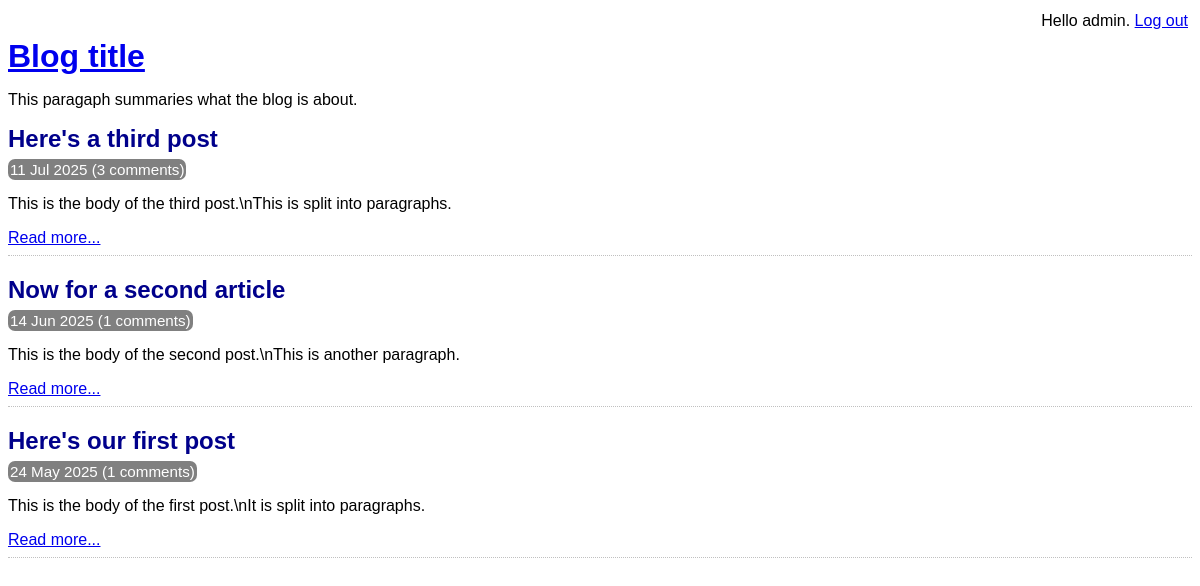
The app's page /index.php (signed in) with its own data.
### tables this page shows
CREATE TABLE post (
    id INTEGER PRIMARY KEY AUTOINCREMENT NOT NULL,
    title VARCHAR NOT NULL,
    body VARCHAR NOT NULL,
    user_id INTEGER NOT NULL,
    created_at VARCHAR NOT NULL,
    updated_at VARCHAR,
    FOREIGN KEY (user_id) REFERENCES user(id)
);

### lib/common.php (called while the page is built, shortened)
<?php
function htmlEscape($html)
{
    return htmlspecialchars($html, ENT_HTML5, 'UTF-8');
}
function convertSqlDate($sqlDate)
{
    $date = DateTime::createFromFormat('!Y-m-d', $sqlDate);
    return $date->format('d M Y');
}
function countCommentsForPost(PDO $pdo,$postId){
$sql="
SELECT
COUNT(*) c
FROM  comment
WHERE post_id=:post_id
";
$stmt=$pdo->prepare($sql);
$stmt->execute(array('post_id'=>$postId));
return (int) $stmt->fetchColumn();
}
?>

### index.php (the view, shortened to what this page needs)
<?php
require 'lib/common.php';
try{
$pdo=getPDO();
$stmt = $pdo->query(
    'SELECT
       id, title, created_at, body
    FROM
        post
    ORDER BY
        created_at DESC'
);
}catch(PDOException $e){
die('Database error: ' . $e->getMessage());
};
?>
<!DOCTYPE html>
<html lang="en">
    <head>
     <?php  require 'templates/head.php'?>
        </head>
    <body>
    <header>
                <?php require 'templates/title.php' ?>
        </header>
        <div class="post-list">
            <?php while ($row = $stmt->fetch(PDO::FETCH_ASSOC)): ?>
                <div class="post-synopsis">
                    <h2>
                        <?php echo htmlEscape($row['title']) ?>
                    </h2>
                    <div class="meta">
                        <?php echo convertSqlDate($row['created_at']) ?>
                        (<?php echo countCommentsForPost($pdo,$row['id']) ?> comments)
                    </div>
                    <p>
                        <?php echo htmlEscape($row['body']) ?>
                    </p>
                    <div class="read-more">
                        <a
                            href="view-post.php?post_id=<?php echo $row['id'] ?>"
                        >Read more...</a>
                    </div>
                </div>
            <?php endwhile ?>
        </div>
    </body>
</html>

### assets/main.css (style rules this page uses)
h1,h2,h3 { margin-top: 0; margin-bottom: 8px; }
body { font-family: sans-serif; }
.post-synopsis { padding-bottom: 8px; border-bottom: 1px dotted silver; margin-bottom: 20px; }
.post-synopsis h2, .post h2 { color: darkblue; }
.post .date, .post-synopsis .meta { color:white; background-color: grey; border-radius: 7px; padding:2px; display:inline; font-size:0.95em; }

### records on screen
post: title "Here's a third post", created_at "11 Jul 2025", id "3", body "This is the body of the third post.\\nThis is split into paragraphs."
post: title "Now for a second article", created_at "14 Jun 2025", id "1", body "This is the body of the second post.\\nThis is another paragraph."
post: title "Here's our first post", created_at "24 May 2025", id "1", body "This is the body of the first post.\\nIt is split into paragraphs."

### other values on screen
htmlEscape(getAuthUser()) "admin"
htmlEscape('This paragaph summaries what the blog is about.') "This paragaph summaries what the blog is about."
